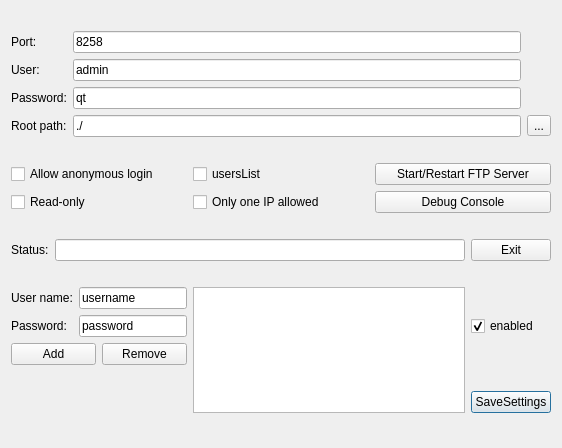
<?xml version="1.0" encoding="UTF-8"?>
<ui version="4.0">
 <class>FTPGUI</class>
 <widget class="QDialog" name="FTPGUI">
  <property name="geometry">
   <rect>
    <x>0</x>
    <y>0</y>
    <width>562</width>
    <height>448</height>
   </rect>
  </property>
  <property name="windowTitle">
   <string>Dialog</string>
  </property>
  <layout class="QGridLayout" name="gridLayout_6">
   <item row="5" column="1" rowspan="2">
    <widget class="QListWidget" name="usersList"/>
   </item>
   <item row="6" column="2">
    <widget class="QPushButton" name="savesettings">
     <property name="text">
      <string>SaveSettings</string>
     </property>
    </widget>
   </item>
   <item row="0" column="0" colspan="3">
    <layout class="QGridLayout" name="gridLayout">
     <item row="0" column="0">
      <widget class="QLabel" name="label">
       <property name="text">
        <string>Port:</string>
       </property>
      </widget>
     </item>
     <item row="0" column="1">
      <widget class="QLineEdit" name="lineEditPort">
       <property name="text">
        <string>8258</string>
       </property>
      </widget>
     </item>
     <item row="1" column="0">
      <widget class="QLabel" name="label_2">
       <property name="text">
        <string>User:</string>
       </property>
      </widget>
     </item>
     <item row="1" column="1">
      <widget class="QLineEdit" name="lineEditUserName">
       <property name="text">
        <string>admin</string>
       </property>
      </widget>
     </item>
     <item row="2" column="0">
      <widget class="QLabel" name="label_3">
       <property name="text">
        <string>Password:</string>
       </property>
      </widget>
     </item>
     <item row="2" column="1">
      <widget class="QLineEdit" name="lineEditPassword">
       <property name="text">
        <string>qt</string>
       </property>
      </widget>
     </item>
     <item row="3" column="0">
      <widget class="QLabel" name="label_5">
       <property name="text">
        <string>Root path:</string>
       </property>
      </widget>
     </item>
     <item row="3" column="1">
      <widget class="QLineEdit" name="lineEditRootPath">
       <property name="text">
        <string>./</string>
       </property>
       <property name="readOnly">
        <bool>true</bool>
       </property>
      </widget>
     </item>
     <item row="3" column="2">
      <widget class="QToolButton" name="toolButtonBrowse">
       <property name="text">
        <string>...</string>
       </property>
      </widget>
     </item>
    </layout>
   </item>
   <item row="5" column="0">
    <layout class="QGridLayout" name="gridLayout_5">
     <item row="0" column="0" colspan="2">
      <layout class="QGridLayout" name="gridLayout_4">
       <item row="0" column="0">
        <widget class="QLabel" name="label_6">
         <property name="sizePolicy">
          <sizepolicy hsizetype="Fixed" vsizetype="Preferred">
           <horstretch>0</horstretch>
           <verstretch>0</verstretch>
          </sizepolicy>
         </property>
         <property name="text">
          <string>User name:</string>
         </property>
        </widget>
       </item>
       <item row="0" column="1">
        <widget class="QLineEdit" name="insertUser">
         <property name="sizePolicy">
          <sizepolicy hsizetype="Preferred" vsizetype="Fixed">
           <horstretch>0</horstretch>
           <verstretch>0</verstretch>
          </sizepolicy>
         </property>
         <property name="text">
          <string>username</string>
         </property>
        </widget>
       </item>
       <item row="1" column="0">
        <widget class="QLabel" name="label_7">
         <property name="sizePolicy">
          <sizepolicy hsizetype="Fixed" vsizetype="Preferred">
           <horstretch>0</horstretch>
           <verstretch>0</verstretch>
          </sizepolicy>
         </property>
         <property name="text">
          <string>Password:</string>
         </property>
        </widget>
       </item>
       <item row="1" column="1">
        <widget class="QLineEdit" name="insertPassword">
         <property name="sizePolicy">
          <sizepolicy hsizetype="Preferred" vsizetype="Fixed">
           <horstretch>0</horstretch>
           <verstretch>0</verstretch>
          </sizepolicy>
         </property>
         <property name="text">
          <string>password</string>
         </property>
        </widget>
       </item>
      </layout>
     </item>
     <item row="1" column="0">
      <widget class="QPushButton" name="adduserbtn">
       <property name="text">
        <string>Add</string>
       </property>
      </widget>
     </item>
     <item row="1" column="1">
      <widget class="QPushButton" name="rmuserbtn">
       <property name="text">
        <string>Remove</string>
       </property>
      </widget>
     </item>
    </layout>
   </item>
   <item row="1" column="0" colspan="3">
    <layout class="QGridLayout" name="gridLayout_2">
     <item row="0" column="0">
      <widget class="QCheckBox" name="checkBoxAnonymous">
       <property name="text">
        <string>Allow anonymous login</string>
       </property>
      </widget>
     </item>
     <item row="0" column="1">
      <widget class="QCheckBox" name="chkboxuserslist">
       <property name="text">
        <string>usersList</string>
       </property>
      </widget>
     </item>
     <item row="0" column="2">
      <widget class="QPushButton" name="pushButtonRestartServer">
       <property name="text">
        <string>Start/Restart FTP Server</string>
       </property>
      </widget>
     </item>
     <item row="1" column="0">
      <widget class="QCheckBox" name="checkBoxReadOnly">
       <property name="text">
        <string>Read-only</string>
       </property>
      </widget>
     </item>
     <item row="1" column="1">
      <widget class="QCheckBox" name="checkBoxOnlyOneIpAllowed">
       <property name="text">
        <string>Only one IP allowed</string>
       </property>
      </widget>
     </item>
     <item row="1" column="2">
      <widget class="QPushButton" name="pushButtonShowDebugLog">
       <property name="text">
        <string>Debug Console</string>
       </property>
      </widget>
     </item>
    </layout>
   </item>
   <item row="2" column="0" colspan="3">
    <layout class="QGridLayout" name="gridLayout_3">
     <item row="0" column="0">
      <widget class="QLabel" name="label_4">
       <property name="text">
        <string>Status:</string>
       </property>
      </widget>
     </item>
     <item row="0" column="1">
      <widget class="QLineEdit" name="statusBar"/>
     </item>
     <item row="0" column="2">
      <widget class="QPushButton" name="pushButtonExit">
       <property name="text">
        <string>Exit</string>
       </property>
      </widget>
     </item>
    </layout>
   </item>
   <item row="5" column="2">
    <widget class="QCheckBox" name="ftpenabledchk">
     <property name="text">
      <string>enabled</string>
     </property>
     <property name="checked">
      <bool>true</bool>
     </property>
    </widget>
   </item>
  </layout>
 </widget>
 <resources/>
 <connections/>
</ui>
